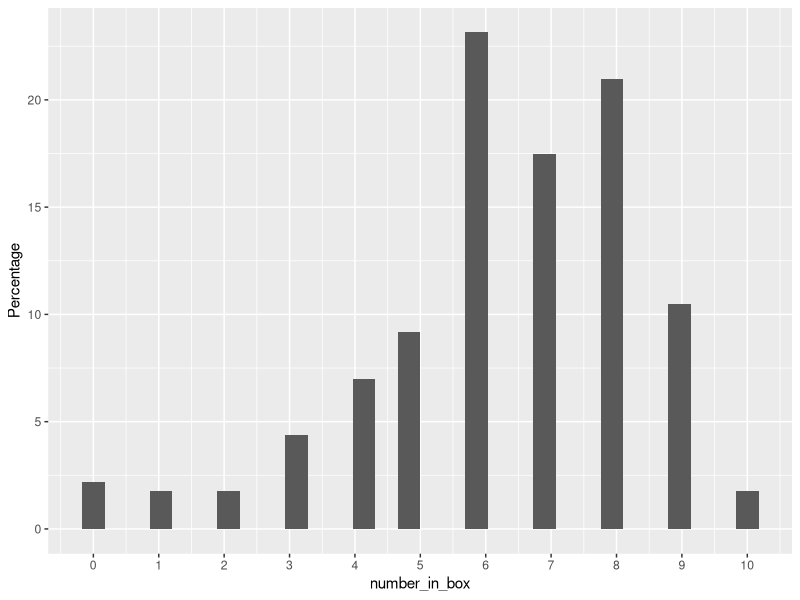
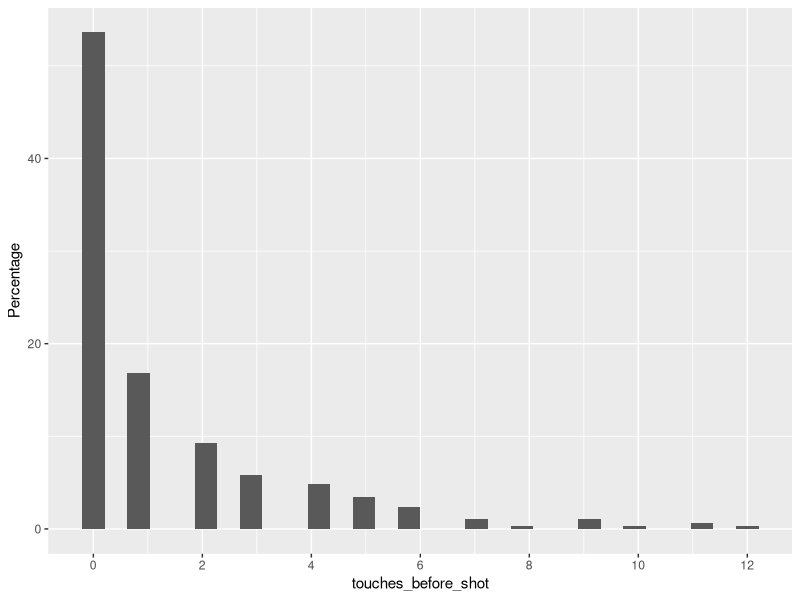
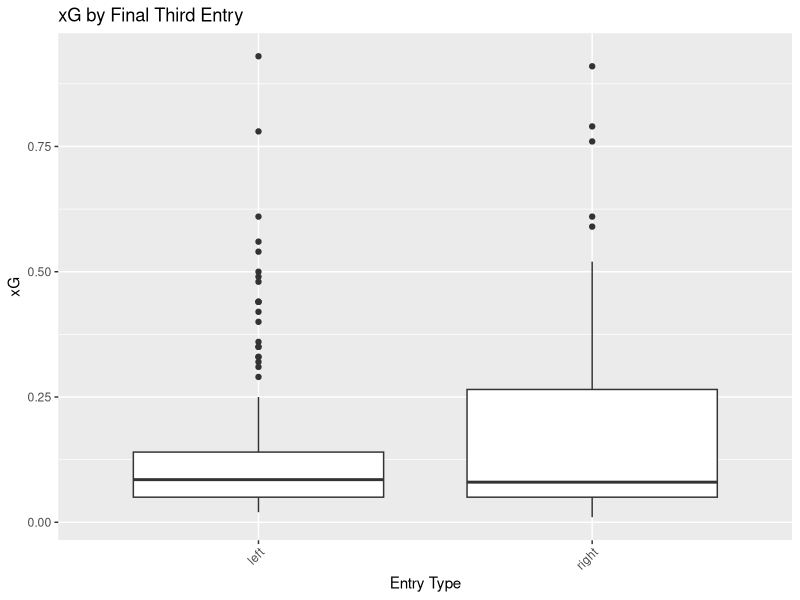

These figures' R source, in order:
## ---- chunk 1
library(readr)
library(tidyverse)
library(ggplot2)
arsenal_24_25 <- read_csv("arsenal_24_25.csv")
#cleaning up the data
arsenal_24_25 <- arsenal_24_25 |>
  mutate(opponent_formation = as.character(opponent_formation)) |>
  mutate(time_of_shot_after_entry = as.numeric(time_of_shot_after_entry)) |>
  filter(defensive_error == "no")


## ---- chunk 2
#General Information
total_shots <- nrow(arsenal_24_25)
print(paste("Total number of shots:", total_shots))

goals <- sum(arsenal_24_25$result == "goal")
print(paste("Number of goals:", goals))

avg_xg <- mean(arsenal_24_25$xg, na.rm = TRUE)
print(avg_xg)

shot_results_dist <- arsenal_24_25 |>
  count(result) |>
  arrange(desc(n))
print(shot_results_dist)

most_frequent_shooters <- arsenal_24_25 |>
  count(player) |>
  arrange(desc(n))
print(head(most_frequent_shooters)) # Display the top few

# Most common assist types using tidyverse
most_common_assist_types <- arsenal_24_25 |>
  count(assist_type) |>
  arrange(desc(n))
print(head(most_common_assist_types))


most_common_zones <- arsenal_24_25 |>
  count(zone) |>
  arrange(desc(n))
print(head(most_common_zones))
## ---- chunk 3
defensive_line <- arsenal_24_25 |>
  filter(final_third_entry != "set piece") |>
  group_by(defensive_line) |>
  summarize(total = n()  ) |>
  mutate(percentage = total / sum(total) * 100)
print(defensive_line)
  
plot_defenders_between <- arsenal_24_25 |>
  filter(type_of_attack != "set piece")


ggplot(data = plot_defenders_between, aes(x = number_in_box, y = after_stat(count / sum(count) * 100))) + 
  geom_histogram() +
  scale_x_continuous(breaks = seq(0, 12, by = 1)) +
  labs(y = "Percentage")


## ---- chunk 4
pressure_test <- t.test(xg ~ shot_under_pressure, data = arsenal_24_25)
print(pressure_test)
## ---- chunk 5
attack_summary <- arsenal_24_25 |>
  filter(entry_method != "recovery") |>
  mutate(entry_type = case_when(
    final_third_entry %in% c("free kick", "direct freekick", "left corner", 
                  "right corner") ~ "set piece", TRUE ~ final_third_entry)) |>
  select(-final_third_entry) |>
  group_by(entry_type) |>
  summarize(count = n()) |>
  mutate(prop = count / sum(count))
print(attack_summary)
## ---- chunk 6
set_pieces <- arsenal_24_25 |>
  filter(result == "goal") |>
  mutate(total = n()) |>
  count(type_of_attack) |>
  mutate(percentage = n / sum(n) * 100) |>
  filter(type_of_attack == "set piece") |>
  pull(percentage)
print(set_pieces)
## ---- chunk 7
ggplot(data = arsenal_24_25, aes(x = touches_before_shot, 
                                 y = after_stat((count / sum(count)) * 100))) + 
  geom_histogram() +
  scale_x_continuous(breaks = seq(0, 12, by = 2)) +
  labs(y = "Percentage")
## ---- chunk 8
beaten_by_shots <- arsenal_24_25 |>
  summarize(
    total_shots = n(),
    shots_after_beating_defender = sum(beaten_by != "n/a"),
    proportion = shots_after_beating_defender / total_shots
  )
print(beaten_by_shots)

beaten_by_goals <- arsenal_24_25 |>
  filter(result == "goal") |>
  summarize(
    total_goals = n(),
    goals_after_beating_defender = sum(beaten_by != "n/a"),
    proportion = goals_after_beating_defender / total_goals
  )
print(beaten_by_goals)
## ---- chunk 9
best_dribblers_summary <- arsenal_24_25 |>
  mutate(beaten_by = na_if(beaten_by, "n/a")) |>
  filter(!is.na(beaten_by)) |>
  group_by(beaten_by) |>
  summarise(times_beaten_defender = n()) |>
  mutate(proportion = times_beaten_defender / sum(times_beaten_defender)) |>
  arrange(desc(times_beaten_defender))
print(best_dribblers_summary)
## ---- chunk 10
wings_data <- arsenal_24_25 |>
  mutate(final_third_entry = case_when(
    final_third_entry %in% c("left", "left halfspace") ~ "left",  
    final_third_entry %in% c("right", "right halfspace") ~ "right", 
    TRUE ~ final_third_entry)) |>
  filter(final_third_entry %in% c("left", "right"))

ggplot(wings_data, aes(x = final_third_entry, y = xg)) +
  geom_boxplot() +
  theme(axis.text.x = element_text(angle = 45, hjust = 1)) +
  labs(title = "xG by Final Third Entry", x = "Entry Type", y = "xG")


## ---- chunk 11
# Create player_beaten column first
zone_groups <- arsenal_24_25 |>
  filter(type_of_attack != "set piece") |>
  mutate(beaten_by = na_if(beaten_by, "n/a")) |>
  mutate(player_beaten = ifelse(!is.na(beaten_by), "yes", "no")) |>
  filter(!is.na(zone), !is.na(xg)) |>
  group_by(zone) |>
  group_split()

# Apply Wilcoxon test only where both levels exist
beaten_test <- map_dfr(zone_groups, function(df) {
  if (length(unique(df$player_beaten)) == 2) {
    tibble(
      zone = unique(df$zone),
      p_value = wilcox.test(xg ~ player_beaten, data = df)$p.value,
      mean_beaten = mean(df$xg[df$player_beaten == "yes"], na.rm = TRUE),
      mean_not_beaten = mean(df$xg[df$player_beaten == "no"], na.rm = TRUE),
      n_beaten = sum(df$player_beaten == "yes"),
      n_not_beaten = sum(df$player_beaten == "no")
    )
  } else {
    # Skip zones that don’t have both yes and no
    NULL
  }
})

beaten_test
## ---- chunk 12
transition <- arsenal_24_25 |>
  filter(transition == "yes") |>
  summarize(total = n(),
            average_xg = mean(xg, na.rm = TRUE),
            average_time_to_shoot = mean(time_of_shot_after_entry, na.rm = TRUE),
            num_goals = sum(result == "goal"),
            goals_prop = num_goals / total)
print(transition)

## ---- chunk 13
trossard_shots <- arsenal_24_25 |>
  filter(player == "Leandro Trossard") |>
  group_by(zone) |>
  summarise(shots = n()) |>
  mutate(proportion = shots / sum(shots)) |>
  arrange(desc(shots))
print(trossard_shots)
martinelli_shots <- arsenal_24_25 |>
  filter(player == "Gabriel Martinelli") |>
  group_by(zone) |>
  summarise(shots = n()) |>
  mutate(proportion = shots / sum(shots)) |>
  arrange(desc(shots))
print(martinelli_shots)
## ---- chunk 14
glm(result == "goal" ~ xg + shot_under_pressure + distance + zone + number_in_box,
    data = arsenal_24_25, family = "binomial")

arsenal_24_25 |>
  group_by(linkup_play) |>
  summarise(mean_xg = mean(xg, na.rm = TRUE),
            goal_conversion = mean(result == "goal"))

t.test(xg ~ shot_under_pressure, data = arsenal_24_25)

